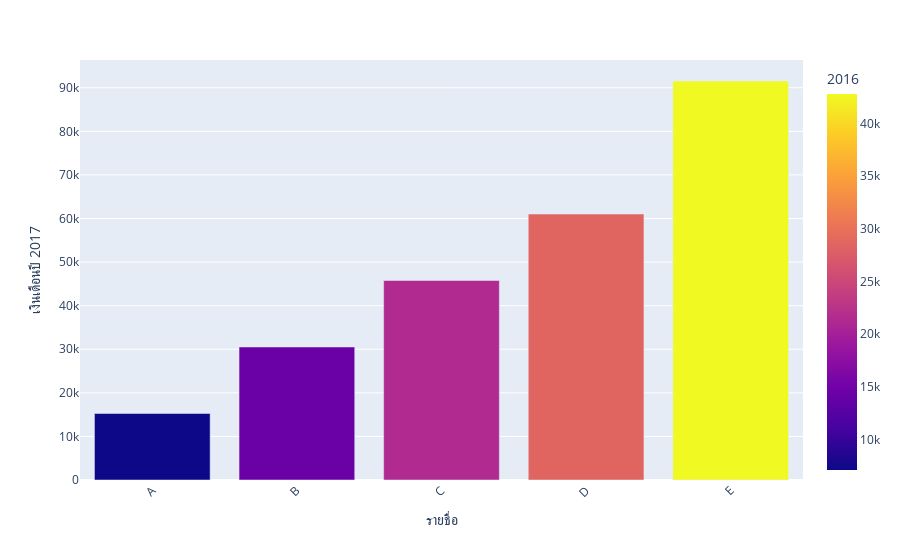

Source (notebook cell):
### Code cell
fig = px.bar(df, x=df.index, y=df['2017']*2, 
             hover_data=['2016','2018','2019','2020', df_mean], 
             color='2016', labels={'index':'รายชื่อ', 'y':'เงินเดือนปี 2017'})

fig.update_layout(xaxis_tickangle=-45)

fig.show()

### Figure 1 — Plotly figure (JSON) as saved in the notebook; plotly's stock layout.template omitted (floating-point values rounded to 4 significant figures)
{"data": [{"alignmentgroup": "True", "customdata": [[7130.0, 8163.0, 8734.0, 10000, 8331.0], [14260.0, 16330.0, 17470.0, 20000, 16660.0], [21390.0, 24490.0, 26200.0, 30000, 24990.0], [28520.0, 32650.0, 34940.0, 40000, 33320.0], [42780.0, 48980.0, 52410.0, 60000, 49990.0]], "hovertemplate": "รายชื่อ=%{x}<br>เงินเดือนปี 2017=%{y}<br>2016=%{marker.color}<br>2018=%{customdata[1]}<br>2019=%{customdata[2]}<br>2020=%{customdata[3]}<br>hover_data_4=%{customdata[4]}<extra></extra>", "legendgroup": "", "marker": {"color": [7130.0, 14260.0, 21390.0, 28520.0, 42780.0], "coloraxis": "coloraxis"}, "name": "", "offsetgroup": "", "orientation": "v", "showlegend": false, "textposition": "auto", "type": "bar", "x": ["A", "B", "C", "D", "E"], "xaxis": "x", "y": [15260.0, 30520.0, 45770.0, 61030.0, 91550.0], "yaxis": "y"}], "layout": {"barmode": "relative", "coloraxis": {"colorbar": {"title": {"text": "2016"}}, "colorscale": [[0, "#0d0887"], [0.1111, "#46039f"], [0.2222, "#7201a8"], [0.3333, "#9c179e"], [0.4444, "#bd3786"], [0.5556, "#d8576b"], [0.6667, "#ed7953"], [0.7778, "#fb9f3a"], [0.8889, "#fdca26"], [1, "#f0f921"]]}, "legend": {"tracegroupgap": 0}, "margin": {"t": 60}, "xaxis": {"anchor": "y", "domain": [0, 1], "tickangle": -45, "title": {"text": "รายชื่อ"}}, "yaxis": {"anchor": "x", "domain": [0, 1], "title": {"text": "เงินเดือนปี 2017"}}}}
